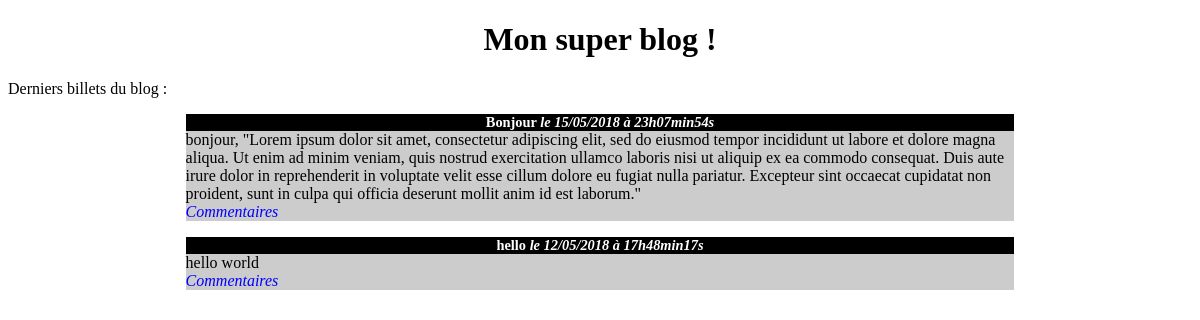
The page / on the database its author committed.
### tables this page shows
CREATE TABLE IF NOT EXISTS `posts` (
  `id` int(3) NOT NULL AUTO_INCREMENT,
  `title` varchar(255) NOT NULL,
  `content` text NOT NULL,
  `creation_date` datetime NOT NULL DEFAULT CURRENT_TIMESTAMP,
  PRIMARY KEY (`id`)
);

### controller/frontend.php (called while the page is built, shortened)
<?php
require_once('model/PostManager.php');
function listPosts()
{
	$postManager = new \Wamp\Blog\Model\PostManager();
	$posts = $postManager->getPosts();
	require('view/frontend/listPostView.php');
}

### model/PostManager.php (called while the page is built, shortened)
<?php
class PostManager extends Manager
{
    public function getPosts()
    {
        $db = $this->dbConnect();
        $req = $db->query('SELECT id, title, content, DATE_FORMAT(creation_date, \'%d/%m/%Y à %Hh%imin%ss\') AS creation_date_fr FROM posts ORDER BY creation_date DESC LIMIT 0, 5');
        return $req;
    }
}

### view/frontend/listPostView.php (the view, shortened to what this page needs)
<h1>Mon super blog !</h1>
<p>Derniers billets du blog :</p>
<?php
while ($data = $posts->fetch())
{
?>
    <div class="news">
        <h3>
            <?= htmlspecialchars($data['title']) ?>
            <em>le <?= $data['creation_date_fr'] ?></em>
        </h3>
        <p>
            <?= nl2br(htmlspecialchars($data['content'])) ?>
            <br />
            <em><a href="index.php?action=post&id=<?= $data['id'] ?>">Commentaires</a></em>
        </p>
    </div>
<?php
}
?>
<?php require('./view/frontend/template.php'); ?>

### public/css/style.css (style rules this page uses)
h1, h3 { text-align:center; }
h3 { background-color:black; color:white; font-size:0.9em; margin-bottom:0px; }
.news p { background-color:#CCCCCC; margin-top:0px; }
.news { width:70%; margin:auto; }
a { text-decoration: none; color: blue; }

### rows shown on the page
posts: title "Bonjour", creation_date_fr "15/05/2018 à 23h07min54s", content "bonjour, \"Lorem ipsum dolor sit amet, consectetur adipiscing elit, sed do eiusmod tempor incididunt ut labore et dolore magna aliqua. Ut enim ad minim veniam, quis nostrud exercitation ullamco laboris nisi ut aliquip ex ea commodo consequat. Duis aute irure dolor in reprehenderit in voluptate velit esse cillum dolore eu fugiat nulla pariatur. Excepteur sint occaecat cupidatat non proident, sunt in culpa qui officia deserunt mollit anim id est laborum.\""
posts: title "hello", creation_date_fr "12/05/2018 à 17h48min17s", content "hello world"
